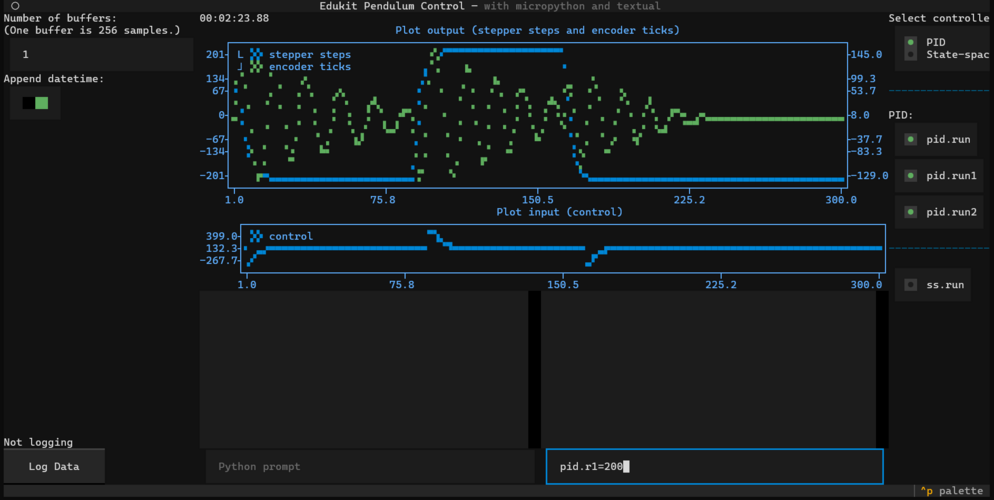

Generate this figure with Python:
#!/bin/env python3

from array import array
import asyncio
from collections import deque
import datetime
import logging
logging.getLogger("asyncio").setLevel(logging.WARNING)
import math
import pickle
import re
import serial.tools.list_ports as list_ports
import sys
import time


import aioserial

import numpy as np
import matplotlib.pyplot as plt
#plt.ion() # enable automatic drawing mode

from textual.app import App, ComposeResult
from textual import on
from textual.screen import Screen
from textual.binding import Binding
from textual.containers import Horizontal, Vertical
from textual.reactive import reactive
from textual.widgets import Header, Footer, Static, Button, Label, Input, RichLog, RadioButton, RadioSet, Switch, Rule
from textual.suggester import SuggestFromList

from textual_plotext import PlotextPlot


END_PATTERN = b'\x04'
SAMPLING_TIME = 0.01
LOG_BUF_LEN = 256
log_data = np.zeros((3*LOG_BUF_LEN,3))

completions = ["micropython_results", "python_results", "micropython_tasks", "python_tasks",
               "pid.","pid.set_gains1()","pid.pid_set_gains2()",
               ]


class TimeDisplay(Static):
    """A widget to display elapsed time."""
    time = reactive(0.0)

    def __init__(self,*args,**kwargs):
        global app
        self.start_time = time.monotonic()
        MAXLEN=300
        self.plot_history = [deque([0.]*MAXLEN,maxlen=MAXLEN),deque([0.]*MAXLEN,maxlen=MAXLEN),deque([0.]*MAXLEN,maxlen=MAXLEN)]
        super(TimeDisplay,self).__init__(*args,**kwargs)
    
    def on_mount(self) -> None:
        """Event handler called when widget is added to the app."""
        #self.plots = [app.query_one('#plot1'), app.query_one('#plot2')]
        self.plot_output = [app.query_one('#plot_output')]
        self.plot_input = [app.query_one('#plot_input')]        
        self.update_timer = self.set_interval(1 / 20, self.update_time)

    async def update_time(self) -> None:
        """Method to update the time to the current time."""
        self.time = (time.monotonic() - self.start_time)
        await self.update_plots()

    async def update_plots(self):
        global micropython_serial_interface
        resp = await serial_eval(micropython_serial_interface,'pid.sample')
        data = resp
            
        for i in range(len(data)): self.plot_history[i].append(data[i])
        self.plot_output[0].plt.clear_data()
        self.plot_output[0].plt.scatter(self.plot_history[0],yside='left',label='stepper steps',marker='fhd')
        self.plot_output[0].plt.scatter(self.plot_history[1],yside='right',label='encoder ticks',marker='fhd')
        self.plot_output[0].refresh()
        self.plot_input[0].plt.clear_data()
        self.plot_input[0].plt.scatter(self.plot_history[2],yside='left',label='control',marker='fhd')
        self.plot_input[0].refresh()
        

    def watch_time(self, time: float) -> None:
        """Called when the time attribute changes."""
        minutes, seconds = divmod(time, 60)
        hours, minutes = divmod(minutes, 60)
        self.update(f"{hours:02,.0f}:{minutes:02.0f}:{seconds:05.2f}")


class IDE(App):
    TITLE = "Edukit Pendulum Control"
    SUB_TITLE = "with micropython and textual"
    CSS_PATH = "textual_mpy_edukit.css"
    BINDINGS = [
        ("d", "toggle_dark", "Toggle dark mode"),
        ("p", "toggle_update_plots","Toggle update plots"),
        Binding("ctrl+z", "suspend_process")
    ]

    logtext = reactive("Not logging",init=False)

    def compose(self) -> ComposeResult:
        """Create child widgets for the app."""
        yield Header()
        yield Footer()
        with Horizontal():
            with Vertical(id='left_bar'): # left bar, python buttons
                # tekst input for number of buffers
                # label output for number of samples
                # checkbox for datetime appending of output
                yield Static(f"Number of buffers: ")
                yield Static(f"(One buffer is {LOG_BUF_LEN} samples.)")                
                yield Input(type="integer",value='1',id='num_bufs_input')
                with Vertical():
                    yield Static("Append datetime: ")
                    yield Switch(value=True,animate=False,id='datetimeswitch')
                yield Label(self.logtext,id='loglabel')
                yield Button('Log Data',id='log_data_button')
            with Vertical(id='middle_bar'): # middle bar, plots and repl's
                #yield Label("Press Ctrl+Z tot suspend.")
                yield TimeDisplay(id='timer_plots')
                yield PlotextPlot(id='plot_output')
                yield PlotextPlot(id='plot_input')
                with Horizontal():
                    with Vertical():
                        yield RichLog(highlight=True,markup=True,auto_scroll=True,max_lines=1000,id="python_output")
                        yield Input(placeholder="Python prompt",id="python_input",suggester=SuggestFromList(completions))

                    with Vertical():
                        yield RichLog(highlight=True,markup=True,auto_scroll=True,max_lines=1000,id="micropython_output")
                        yield Input(placeholder="MicroPython prompt",id="micropython_input",suggester=SuggestFromList(completions))
            with Vertical(id='right_bar'): # right bar, micropython buttons
                # RadioSet choice for pid vs state-space
                # input fields for pid gains (optional)
                yield Label("Select controller type:")
                with RadioSet(id='control_type'):
                    yield RadioButton("PID",value=True)
                    yield RadioButton("State-space")
                yield Rule(line_style="ascii")
                yield Label("PID:")
                yield RadioButton('pid.run',value=False,id='pid_run')
                yield RadioButton('pid.run1',value=True,id='pid_run1')
                yield RadioButton('pid.run2',value=True,id='pid_run2')
                yield Rule(line_style="ascii")
                yield RadioButton('ss.run',value=False,id='ss_run')

    def on_mount(self):
        global log_data
        self.query_one("#python_output").can_focus=False
        self.query_one("#micropython_output").can_focus=False

        plt1 = self.query_one('#plot_output').plt
        plt1.title("Plot output (stepper steps and encoder ticks)") # to apply a title
        plt2 = self.query_one('#plot_input').plt
        plt2.title("Plot input (control)") # to apply a title
        
        #plt2 = self.query_one('#plot2').plt
        #plt2.title("Plot2") # to apply a title

    @on(Button.Pressed,'#log_data_button')
    async def handle_log_data(self, event: Button.Pressed) -> None:
        log_task = asyncio.create_task(self.data_logger())
        
    @on(RadioSet.Changed,'#control_type')
    async def handle_radioset_control_type(self, event: RadioSet.Changed) -> None:
        if str(event.pressed.label) == "PID":
            ctrl_type = 'pid'
        elif str(event.pressed.label) == "State-space":
            ctrl_type = 'state_space'
        else:
            ctrl_type = 'pid'
        await serial_eval(micropython_serial_interface, f'ctrlparam["type"]=\"{ctrl_type}\"')
        
    @on(RadioButton.Changed)
    async def handle_radiobuttons(self, event: RadioButton.Changed) -> None:
        global micropython_serial_interface
        button_id = event.radio_button.id
        if button_id == 'pid_run':
            button = 'pid.run'
        elif button_id == 'pid_run1':
            button = 'pid.run1'
        elif button_id == 'pid_run2':
            button = 'pid.run2'
        elif button_id == 'ss_run':
            button = 'state_space.run'
        else:
            return None
            
        if event.value == True:
            val = "True"
        else:
            val = "False"
        await serial_eval(micropython_serial_interface, button + '='+val)

        

    @on(Input.Submitted,"#python_input")
    async def handle_python_input(self, event: Input.Submitted) -> None:
        global python_tasks, python_results
        #app.query_one('#python_input').suggester._suggestions.append(event.value) # does not work??
        cache = app.query_one('#python_input').suggester.cache
        value = event.value
        i = 1
        while value[0:i] in cache:
            i+=1
            if i==len(value):
                break
        app.query_one('#python_input').suggester.cache[value[0:i]]=value
        app.query_one('#python_input').suggester._suggestions.append(event.value) #       does not work??
            
        self.query_one("#python_input").clear()

        result=None
        if event.value[0:6] == 'await ':
            task = asyncio.create_task(eval(event.value[6:]))
            waited_time = 0.
            while True:
                await asyncio.sleep(1e-2) # sleep for 10 ms to check whether task is done
                waited_time += 1e-2
                if task.done():
                    result = task.result()
                    break
                elif waited_time >= 0.2:
                    # put task in python_tasks queue:
                    python_tasks.appendleft(task)
                    result = None
                    break                   
        else:
            try:
                result = eval(event.value,globals())
                if result is not None:
                    _ = result
            except SyntaxError:
                try:
                    result = exec(event.value,globals())
                    if result is not None:
                        _ = result
                except Exception as e:
                    result = e
            except Exception as e:
                result = e
        if result is not None:
            python_results.appendleft(result)
            self.query_one("#python_output").write(result)


    @on(Input.Submitted,"#micropython_input")
    async def handle_micropython_input(self, event: Input.Submitted) -> None:
        global micropython_tasks, micropython_results, micropython_serial_interface
        self.query_one("#micropython_input").clear()
        result = None
        if event.value[0:17] == 'micropython_tasks':
            result = eval(event.value,globals())
        elif event.value[0:19] == 'micropython_results':
            result = eval(event.value,globals())
        else:
            task = asyncio.create_task(serial_eval(micropython_serial_interface,event.value))
            waited_time = 0.
            while True:
                await asyncio.sleep(1e-2) # sleep for 10 ms to check whether task is done
                waited_time += 1e-2
                if task.done():
                    result = task.result()
                    break
                elif waited_time >= 1:
                    # put task in python_tasks queue:
                    micropython_tasks.appendleft(task)
                    result = None
                    break

        if (result is not None) and (result != ''):
            micropython_results.appendleft(result)
            self.query_one("#micropython_output").write(result)


    def watch_logtext(self, text: str) -> None:
        self.query_one('#loglabel').update(text)
    

    def action_toggle_dark(self) -> None:
        """An action to toggle dark mode."""
        self.dark = not self.dark

    def action_toggle_update_plots(self) -> None:
        """Action to pause and resume the TimeDisplay and thus the plot update."""
        if self.logtext == 'Not logging':
            timer = self.query_one('#timer_plots').update_timer
            if timer._active.is_set():
                timer.pause()
            else:
                timer.resume()

    async def data_logger(self):
        global log_data
        log = True
        self.logtext = 'Logging'
        log0_prev = False
        log1_prev = False
        log0 = True
        log1 = True
        log_ready = False
        log_num_buf = int(self.query_one('#num_bufs_input').value)
        log_num_samples = log_num_buf * LOG_BUF_LEN
        log_buf_counter = 0
        log_data = np.zeros((log_num_samples,3))

        # stop updating plots not to overload serial interface
        timer = self.query_one('#timer_plots').update_timer
        timer.pause()

        await serial_eval(micropython_serial_interface,f"supervisory['log_num_samples']={log_num_samples}")
        await serial_eval(micropython_serial_interface,f"supervisory['log_ready']={log_ready}")
        await serial_eval(micropython_serial_interface,f"supervisory['log']={log}")
        log = await serial_eval(micropython_serial_interface,"supervisory['log']")            
        log0 = await serial_eval(micropython_serial_interface,"supervisory['log0']")
        log1 = await serial_eval(micropython_serial_interface,"supervisory['log1']")
        while log:
            log0_prev = log0
            log1_prev = log1
            log = await serial_eval(micropython_serial_interface,"supervisory['log']")            
            log0 = await serial_eval(micropython_serial_interface,"supervisory['log0']")
            log1 = await serial_eval(micropython_serial_interface,"supervisory['log1']")
            # detect True -> False changes:
            if (log0_prev == True) and (log0 == False): # log0 is finished
                log0_data = await serial_eval(micropython_serial_interface,f"supervisory['log0_data']")
                log_data[log_buf_counter*LOG_BUF_LEN:(log_buf_counter+1)*LOG_BUF_LEN,:] = np.array(log0_data).T
                log_buf_counter += 1                
            elif  (log1_prev == True) and (log1 == False): # log1 is finished
                log1_data = await serial_eval(micropython_serial_interface,f"supervisory['log1_data']")
                log_data[log_buf_counter*LOG_BUF_LEN:(log_buf_counter+1)*LOG_BUF_LEN,:] = np.array(log1_data).T
                log_buf_counter += 1
            else:
                await asyncio.sleep(round(0.1*LOG_BUF_LEN*SAMPLING_TIME))

        self.logtext = 'Not logging'
        # resume updating of plots
        timer.resume()
        fname="log_data"
        if self.query_one('#datetimeswitch').value == True:
            fname += "_" + datetime.datetime.now().strftime("%Y%m%d-%H%M%S")
        fname += '.pickle'
        with open(fname,'wb') as handle:
            pickle.dump(log_data,handle,protocol=pickle.HIGHEST_PROTOCOL)

            
async def serial_eval(serial_interface,command,END_PATTERN=b'\x04'):
    response = None
    async with serial_interface.lock:
        resp = b''
        #ser.reset_output_buffer()
        #ser.reset_input_buffer()
        command_byte = (command).encode('utf-8')+END_PATTERN
        await ser.write_async(command_byte)
        ser.flush()
        resp += await ser.read_async(ser.in_waiting)
        if len(resp)>=len(END_PATTERN):
            pattern = resp[-len(END_PATTERN):]
        else:
            pattern = b''
        while not (pattern == END_PATTERN):
            if ser.in_waiting > 1:
                resp += await ser.read_async(ser.in_waiting)
            else:
                resp += await ser.read_async(1)
            if len(resp)>=len(END_PATTERN):
                pattern = resp[-len(END_PATTERN):]
        response = resp[:-(len(END_PATTERN))].decode('utf-8')
        if response == '':
            response = None
    if (response is None):
        return response
    if len(response)>11:
        if response[0:11] == 'Exception: ':
            return response
    try:
        res = eval(response)
    except:
        res = response
    return res
        
if __name__ == '__main__':
    python_tasks = deque([],maxlen=10)
    python_results = deque([],maxlen=50)
    micropython_tasks = deque([],maxlen=10)
    micropython_results = deque([],maxlen=50)

    ports_avail = list_ports.comports()
    serial_port = [port.device for port in ports_avail if port.manufacturer=='STMicroelectronics'][0]
    baudrate    = 115200
    ser = aioserial.AioSerial(port=serial_port,baudrate=baudrate)
    micropython_serial_interface = ser
    ser.lock = asyncio.Lock() # add a lock to serial port, to prevent multiple processes communicate with serial interface at same time
    ser.reset_output_buffer()
    ser.reset_input_buffer()
    ser.write(b'\x04') # reset micropython board
    ser.flush()
    ser.write(b'\x01') # Ctrl-A leave repl mode
    ser.reset_input_buffer()
    startup_cmd = 'import mpy_edukit'.encode('utf-8') + b'\r\n' + b'\x04'  # note it is imported, rather than executed by exec, because its a mpy file
    ser.write(startup_cmd)                   # run edukit program on micropython board
    ser.flush()
    time.sleep(0.5) # wait for edukit to start up
    
    ser.reset_output_buffer()
    ser.reset_input_buffer()

    app = IDE()
    app.run()

    ser.write(b'stop'+END_PATTERN+b'\x04')
    ser.write(b'\x02') # Ctrl-B back to repl mode
    ser.write(b'\x04') # after completing tasks, reset micropython board
    ser.flush()
    ser.reset_output_buffer()
    ser.reset_input_buffer()
    ser.close()
    print('All done')
    



    
